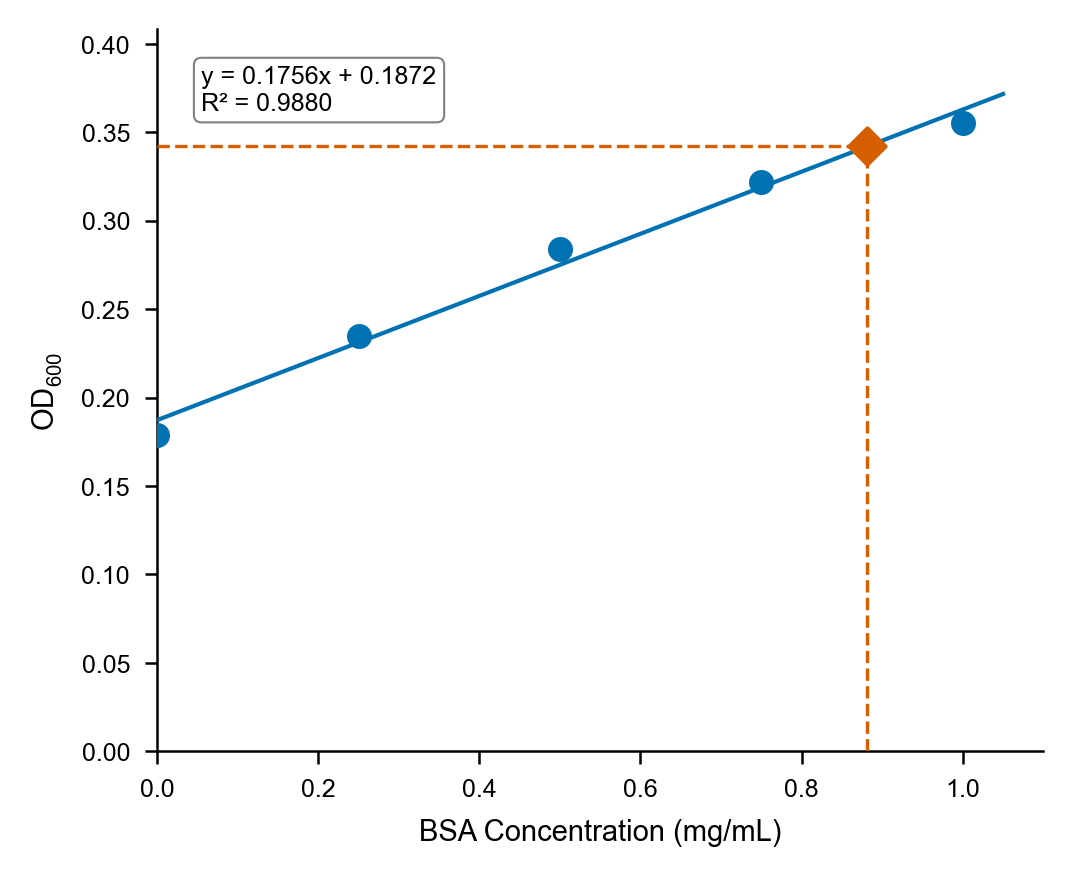

Generate this figure with Python:
"""
Bradford assay standard curve.
5-point BSA standards with linear regression and apoHb unknown interpolation.
Nature-style formatting.
"""

import matplotlib
matplotlib.use("Agg")
import matplotlib.pyplot as plt
import matplotlib.font_manager as fm
import pandas as pd
import numpy as np
from scipy.stats import linregress

# ── CONFIG ────────────────────────────────────────────────────────────────────
CONFIG = {
    "data_path":       "/mnt/user-data/uploads/Bradford Curves.csv",
    "out_png":         "/mnt/user-data/outputs/figure_v1.png",
    "out_svg":         "/mnt/user-data/outputs/figure_v1.svg",
    "figsize_in":      (3.5, 2.8),
    "dpi":             300,
    "marker_size":     5,
    "marker_color":    "#0072B2",
    "interp_color":    "#D55E00",
    "dash_linewidth":  0.8,
    "reg_linewidth":   1.0,
    "font_size":       7,
    "tick_size":       6,
    "label_size":      7,
    "annotation_size": 6,
}

# ── FONT ──────────────────────────────────────────────────────────────────────
available = {f.name for f in fm.fontManager.ttflist}
FONT = next((f for f in ["Arial", "Helvetica", "DejaVu Sans", "Liberation Sans"]
             if f in available), "sans-serif")
plt.rcParams.update({
    "font.family":     FONT,
    "font.size":       CONFIG["font_size"],
    "axes.labelsize":  CONFIG["label_size"],
    "xtick.labelsize": CONFIG["tick_size"],
    "ytick.labelsize": CONFIG["tick_size"],
    "pdf.fonttype":    42,
    "ps.fonttype":     42,
})

# ── LOAD DATA ─────────────────────────────────────────────────────────────────
raw = pd.read_csv(CONFIG["data_path"])
raw["mg/mL"] = pd.to_numeric(raw["mg/mL"], errors="coerce")
raw["OD600"] = pd.to_numeric(raw["OD600"], errors="coerce")

# Standards: rows where both columns are numeric
standards = raw.dropna(subset=["mg/mL", "OD600"])
conc = standards["mg/mL"].values
od = standards["OD600"].values

# Unknown: apoHb row (mg/mL column contains "apoHb" string in original)
raw_orig = pd.read_csv(CONFIG["data_path"])
apoHb_row = raw_orig[raw_orig["mg/mL"] == "apoHb"]
apoHb_od = float(apoHb_row["OD600"].values[0])

# ── LINEAR REGRESSION ─────────────────────────────────────────────────────────
slope, intercept, r_value, p_value, std_err = linregress(conc, od)
r_squared = r_value ** 2

# Interpolate apoHb concentration
apoHb_conc = (apoHb_od - intercept) / slope

# Regression line x-range
x_fit = np.linspace(0, conc.max() * 1.05, 100)
y_fit = slope * x_fit + intercept

# ── PLOT ──────────────────────────────────────────────────────────────────────
fig, ax = plt.subplots(figsize=CONFIG["figsize_in"])

# Standards scatter
ax.scatter(conc, od, s=CONFIG["marker_size"] ** 2, color=CONFIG["marker_color"],
           zorder=5, label="BSA Standards")

# Regression line
ax.plot(x_fit, y_fit, color=CONFIG["marker_color"],
        linewidth=CONFIG["reg_linewidth"], zorder=3, label="Linear fit")

# Interpolation dashed lines
ax.plot([apoHb_conc, apoHb_conc], [0, apoHb_od],
        color=CONFIG["interp_color"], linestyle="--",
        linewidth=CONFIG["dash_linewidth"], zorder=4)
ax.plot([0, apoHb_conc], [apoHb_od, apoHb_od],
        color=CONFIG["interp_color"], linestyle="--",
        linewidth=CONFIG["dash_linewidth"], zorder=4)

# Diamond marker at intersection
ax.scatter([apoHb_conc], [apoHb_od], s=CONFIG["marker_size"] ** 2 * 1.5,
           color=CONFIG["interp_color"], marker="D", zorder=6)

# R² and equation annotation (upper-left text box)
eq_text = f"y = {slope:.4f}x + {intercept:.4f}\nR² = {r_squared:.4f}"
ax.text(0.05, 0.95, eq_text, transform=ax.transAxes,
        fontsize=CONFIG["annotation_size"], verticalalignment="top",
        bbox=dict(boxstyle="round,pad=0.3", facecolor="white",
                  edgecolor="gray", linewidth=0.5))

# Axes formatting (Nature style: despined)
ax.spines["top"].set_visible(False)
ax.spines["right"].set_visible(False)
ax.spines["left"].set_linewidth(0.6)
ax.spines["bottom"].set_linewidth(0.6)
ax.tick_params(width=0.6, length=3, direction="out")

ax.set_xlabel("BSA Concentration (mg/mL)", fontsize=CONFIG["label_size"])
ax.set_ylabel(r"$\mathregular{OD_{600}}$", fontsize=CONFIG["label_size"])

ax.set_xlim(0, conc.max() * 1.1)
ax.set_ylim(0, max(od.max(), apoHb_od) * 1.15)

plt.tight_layout(pad=0.5)

# ── SAVE ──────────────────────────────────────────────────────────────────────
fig.savefig(CONFIG["out_png"], dpi=CONFIG["dpi"], bbox_inches="tight")
fig.savefig(CONFIG["out_svg"], format="svg", bbox_inches="tight")
print("Saved PNG and SVG.")
print(f"Font used: {FONT}")
print(f"Slope: {slope:.4f}, Intercept: {intercept:.4f}, R²: {r_squared:.4f}")
print(f"apoHb OD600: {apoHb_od}, Interpolated concentration: {apoHb_conc:.4f} mg/mL")
